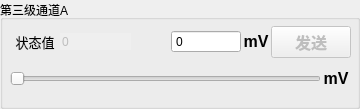
      <widget class="QGroupBox" name="groupBox_13">
       <property name="title">
        <string>第三级通道A</string>
       </property>
       <widget class="QWidget" name="verticalLayoutWidget_6">
        <property name="geometry">
         <rect>
          <x>10</x>
          <y>20</y>
          <width>341</width>
          <height>80</height>
         </rect>
        </property>
        <layout class="QVBoxLayout" name="verticalLayout_6">
         <property name="spacing">
          <number>0</number>
         </property>
         <item>
          <layout class="QHBoxLayout" name="horizontalLayout_17">
           <item>
            <widget class="QLabel" name="label_21">
             <property name="maximumSize">
              <size>
               <width>50</width>
               <height>20</height>
              </size>
             </property>
             <property name="text">
              <string>&lt;html&gt;&lt;head/&gt;&lt;body&gt;&lt;p align=&quot;center&quot;&gt;&lt;span style=&quot; font-size:10pt;&quot;&gt;状态值&lt;/span&gt;&lt;/p&gt;&lt;/body&gt;&lt;/html&gt;</string>
             </property>
            </widget>
           </item>
           <item>
            <widget class="QSpinBox" name="spinBox_5">
             <property name="enabled">
              <bool>false</bool>
             </property>
             <property name="focusPolicy">
              <enum>Qt::NoFocus</enum>
             </property>
             <property name="frame">
              <bool>false</bool>
             </property>
             <property name="readOnly">
              <bool>true</bool>
             </property>
             <property name="buttonSymbols">
              <enum>QAbstractSpinBox::NoButtons</enum>
             </property>
             <property name="specialValueText">
              <string/>
             </property>
             <property name="keyboardTracking">
              <bool>true</bool>
             </property>
             <property name="maximum">
              <number>4095</number>
             </property>
            </widget>
           </item>
           <item>
            <spacer name="horizontalSpacer_5">
             <property name="orientation">
              <enum>Qt::Horizontal</enum>
             </property>
             <property name="sizeType">
              <enum>QSizePolicy::Fixed</enum>
             </property>
             <property name="sizeHint" stdset="0">
              <size>
               <width>40</width>
               <height>20</height>
              </size>
             </property>
            </spacer>
           </item>
           <item>
            <widget class="QSpinBox" name="voltageSpinBoxL3A">
             <property name="buttonSymbols">
              <enum>QAbstractSpinBox::NoButtons</enum>
             </property>
             <property name="maximum">
              <number>4095</number>
             </property>
            </widget>
           </item>
           <item>
            <widget class="QLabel" name="label_22">
             <property name="minimumSize">
              <size>
               <width>30</width>
               <height>30</height>
              </size>
             </property>
             <property name="maximumSize">
              <size>
               <width>30</width>
               <height>30</height>
              </size>
             </property>
             <property name="text">
              <string>&lt;html&gt;&lt;head/&gt;&lt;body&gt;&lt;p align=&quot;center&quot;&gt;&lt;span style=&quot; font-size:12pt; font-weight:600;&quot;&gt;mV&lt;/span&gt;&lt;/p&gt;&lt;/body&gt;&lt;/html&gt;</string>
             </property>
            </widget>
           </item>
           <item>
            <widget class="QPushButton" name="sendButtonL3A">
             <property name="enabled">
              <bool>false</bool>
             </property>
             <property name="sizePolicy">
              <sizepolicy hsizetype="Fixed" vsizetype="Fixed">
               <horstretch>0</horstretch>
               <verstretch>0</verstretch>
              </sizepolicy>
             </property>
             <property name="font">
              <font>
               <family>新宋体</family>
               <pointsize>12</pointsize>
               <weight>75</weight>
               <bold>true</bold>
              </font>
             </property>
             <property name="text">
              <string>发送</string>
             </property>
             <property name="flat">
              <bool>false</bool>
             </property>
             <property name="userButtonID" stdset="0">
              <number>5</number>
             </property>
            </widget>
           </item>
          </layout>
         </item>
         <item>
          <layout class="QHBoxLayout" name="horizontalLayout_18">
           <item>
            <widget class="QSlider" name="voltageSliderL3A">
             <property name="minimumSize">
              <size>
               <width>80</width>
               <height>0</height>
              </size>
             </property>
             <property name="maximumSize">
              <size>
               <width>16777215</width>
               <height>16777215</height>
              </size>
             </property>
             <property name="focusPolicy">
              <enum>Qt::ClickFocus</enum>
             </property>
             <property name="maximum">
              <number>4095</number>
             </property>
             <property name="orientation">
              <enum>Qt::Horizontal</enum>
             </property>
            </widget>
           </item>
           <item>
            <widget class="QLabel" name="label_23">
             <property name="minimumSize">
              <size>
               <width>30</width>
               <height>30</height>
              </size>
             </property>
             <property name="maximumSize">
              <size>
               <width>30</width>
               <height>30</height>
              </size>
             </property>
             <property name="text">
              <string>&lt;html&gt;&lt;head/&gt;&lt;body&gt;&lt;p align=&quot;center&quot;&gt;&lt;span style=&quot; font-size:12pt; font-weight:600;&quot;&gt;mV&lt;/span&gt;&lt;/p&gt;&lt;/body&gt;&lt;/html&gt;</string>
             </property>
            </widget>
           </item>
          </layout>
         </item>
        </layout>
       </widget>
      </widget>
